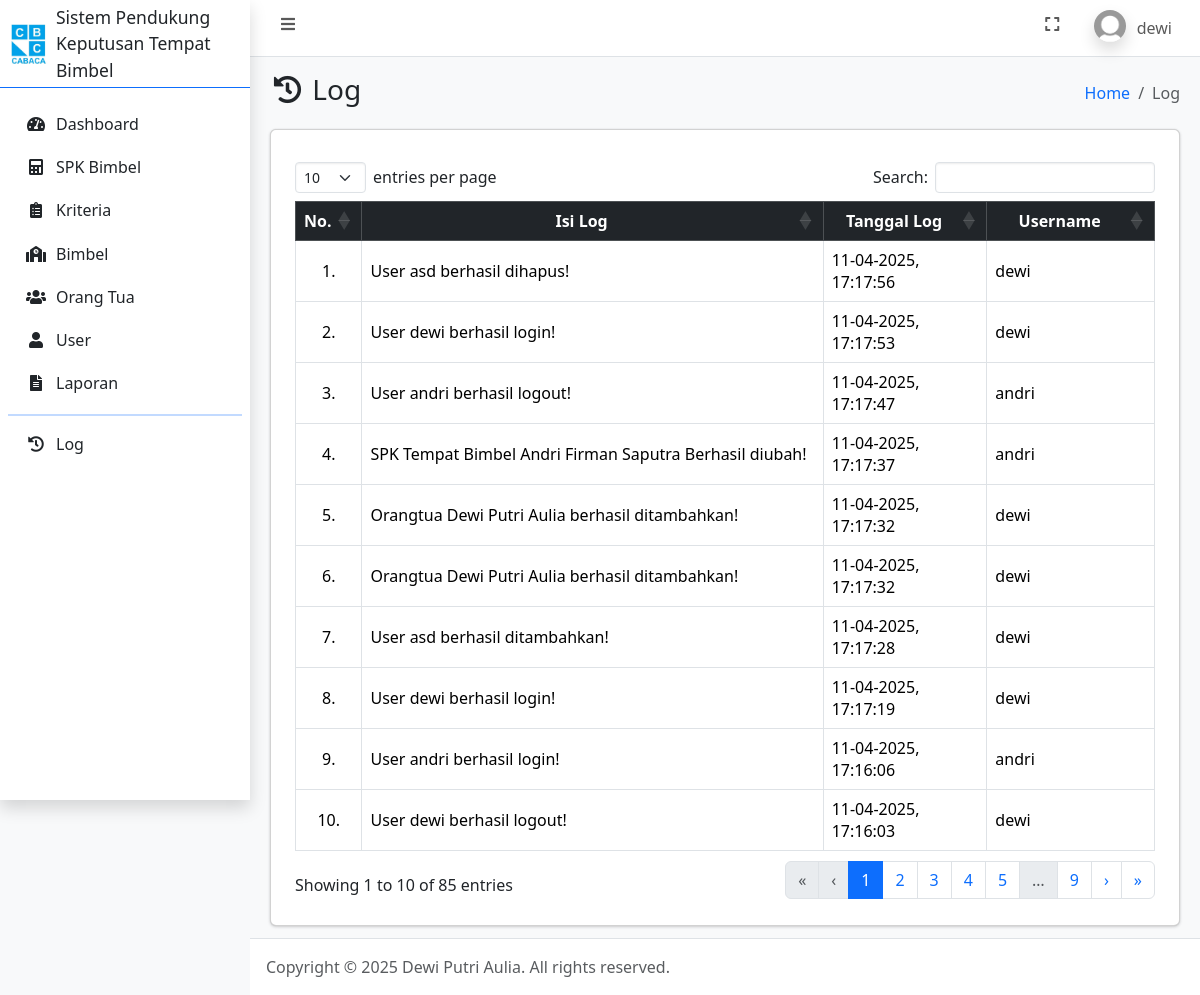
The app's page /log.php (signed in) with its own data.
### tables this page shows
CREATE TABLE `user` (
  `id_user` int(11) NOT NULL,
  `username` varchar(100) NOT NULL,
  `password` varchar(255) NOT NULL,
  `jabatan` enum('admin','orangtua') NOT NULL,
  `nama` varchar(100) NOT NULL,
  `foto` text NOT NULL,
  `dibuat_pada` timestamp NOT NULL DEFAULT current_timestamp()
);

CREATE TABLE `log` (
  `id_log` int(11) NOT NULL,
  `isi_log` text NOT NULL,
  `tgl_log` datetime NOT NULL DEFAULT current_timestamp(),
  `id_user` int(11) NOT NULL
);

### connection.php (called while the page is built, shortened)
<?php
	$host = 'localhost';
	$user = 'root';
	$pass = '';
	$database = 'spk_bimbel_topsis';
	$conn = mysqli_connect($host, $user, $pass, $database);
    if (isset($_SESSION['id_user'])) {
    	$id_user = $_SESSION['id_user'];
		$dataUser = mysqli_fetch_assoc(mysqli_query($conn, "SELECT * FROM user WHERE id_user = $id_user"));
	}
?>

### log.php (the view, shortened to what this page needs)
<?php
    require_once 'connection.php';
    $log = mysqli_query($conn, "SELECT * FROM log LEFT JOIN user ON log.id_user = user.id_user ORDER BY tgl_log DESC");
?>
<!DOCTYPE html>
<html lang="en">
<head>
    <?php include_once 'include/head.php'; ?>
</head>
<body class="layout-fixed sidebar-expand-lg bg-body-tertiary">
    <div class="app-wrapper">
        <?php include_once 'include/navbar.php'; ?>
        <?php include_once 'include/sidebar.php'; ?>
        <main class="app-main">
            <div class="app-content-header">
                <div class="container-fluid">
                    <div class="row">
                        <div class="col-sm-6">
                            <h3 class="mb-0"><i class="nav-icon fas fa-fw fa-history"></i> Log</h3>
                        </div>
                        <div class="col-sm-6">
                            <ol class="breadcrumb float-sm-end">
                                <li class="breadcrumb-item"><a href="index.php">Home</a></li>
                                <li class="breadcrumb-item active" aria-current="page">
                                    Log
                                </li>
                            </ol>
                        </div>
                    </div>
                </div>
            </div>
            <div class="app-content">
                <div class="container-fluid">
                    <div class="card">
                        <div class="card-body">
                            <div class="table-responsive p-2">
                                <table class="table table-bordered" id="table_id">
                                    <thead class="table-dark">
                                        <tr>
                                            <th class="text-center align-middle">No.</th>
                                            <th class="text-center align-middle">Isi Log</th>
                                            <th class="text-center align-middle">Tanggal Log</th>
                                            <th class="text-center align-middle">Username</th>
                                        </tr>
                                    </thead>
                                    <tbody>
                                        <?php $i = 1; ?>
                                        <?php foreach ($log as $dl): ?>
                                            <tr>
                                                <td class="text-center align-middle"><?= $i++; ?>.</td>
                                                <td class="align-middle"><?= $dl['isi_log']; ?></td>
                                                <td class="align-middle"><?= date('d-m-Y, H:i:s', strtotime($dl['tgl_log']));; ?></td>
                                                <td class="align-middle"><?= ($dl['username']) ? $dl['username'] : 'User sudah terhapus'; ?></td>
                                            </tr>
                                        <?php endforeach ?>
                                    </tbody>
                                </table>
                            </div>
                        </div>
                    </div>
                </div>
            </div>
        </main>
        <?php include_once 'include/footer.php'; ?>
    </div>
</body>
</html>

### include/navbar.php (shortened to what this page needs)
<nav class="app-header navbar navbar-expand bg-body">
    <div class="container-fluid">
        <ul class="navbar-nav">
            <li class="nav-item"> <a class="nav-link" data-lte-toggle="sidebar" href="#" role="button"> <i class="fas fa-fw fa-bars"></i> </a> </li>
        </ul>
        <ul class="navbar-nav ms-auto">
            <li class="nav-item"> <a class="nav-link" href="#" data-lte-toggle="fullscreen"> <i data-lte-icon="maximize" class="fas fa-fw fa-expand"></i> </a> </li>
            <li class="nav-item dropdown user-menu">
                <a href="#" class="nav-link dropdown-toggle" data-bs-toggle="dropdown" aria-expanded="false">
                    <img src="assets/img/profiles/<?= $dataUser['foto']; ?>" class="user-image rounded-circle shadow" alt="User Image">
                    <span class="d-none d-md-inline"><?= $dataUser['username']; ?></span>
                </a>
            </li>
        </ul>
    </div>
</nav>

### records on screen
user: foto (placeholder picture), username "dewi"
log: isi_log "User asd berhasil dihapus!", tgl_log "11-04-2025, 17:17:56", id_user.username "dewi"
log: isi_log "User dewi berhasil login!", tgl_log "11-04-2025, 17:17:53", id_user.username "dewi"
log: isi_log "User andri berhasil logout!", tgl_log "11-04-2025, 17:17:47", id_user.username "andri"
log: isi_log "SPK Tempat Bimbel Andri Firman Saputra Berhasil diubah!", tgl_log "11-04-2025, 17:17:37", id_user.username "andri"
log: isi_log "Orangtua Dewi Putri Aulia berhasil ditambahkan!", tgl_log "11-04-2025, 17:17:32", id_user.username "dewi"
log: isi_log "Orangtua Dewi Putri Aulia berhasil ditambahkan!", tgl_log "11-04-2025, 17:17:32", id_user.username "dewi"
log: isi_log "User asd berhasil ditambahkan!", tgl_log "11-04-2025, 17:17:28", id_user.username "dewi"
log: isi_log "User dewi berhasil login!", tgl_log "11-04-2025, 17:17:19", id_user.username "dewi"
log: isi_log "User andri berhasil login!", tgl_log "11-04-2025, 17:16:06", id_user.username "andri"
log: isi_log "User dewi berhasil logout!", tgl_log "11-04-2025, 17:16:03", id_user.username "dewi"
